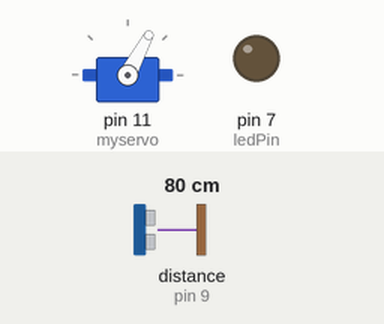
The sketch below on a simulated Arduino Uno, built with avr-gcc and run on an emulated ATmega328P. On the bench: servo, output pins drawn as LEDs (lit = HIGH). Wiring (inferred from the names in the program): ultrasonic range finder: trigger pin 8; echo pin 9. The test bench sets the inputs (shaded band); at power-on: distance to the obstacle (sensor on pin 9) 80 cm. The echo pulse lasts 58.3 µs per cm; pins used as bus, display or sensor lines are not drawn; what the sketch prints to the serial monitor is not drawn.

Above: at 1.2 s.
1.3 s: distance to the obstacle (sensor on pin 9) set to 12 cm
4.3 s: distance to the obstacle (sensor on pin 9) set to 9 cm
At 5.1 s:
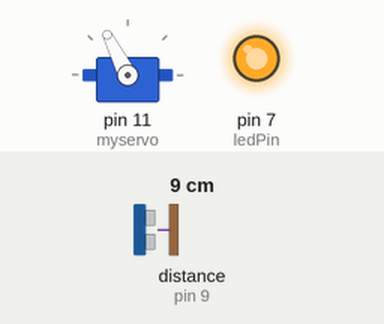
7.3 s: distance to the obstacle (sensor on pin 9) set to 18 cm
At 7.8 s:
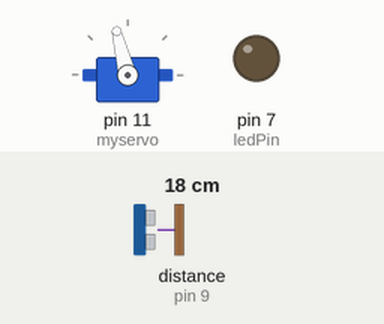
10.3 s: distance to the obstacle (sensor on pin 9) set to 2 cm
At 11.2 s:
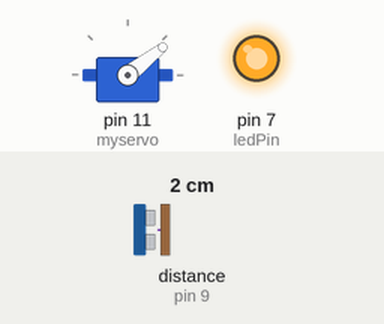
Timing chart, 0 to 14.3 s (numbered marks = the images above; inputs shaded):
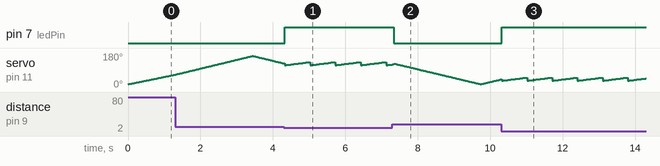

Measured:
- the behaviour switches between 11 and 10 cm on distance to the obstacle (sensor on pin 9) (found by bisection; images 0 and 1)
- after the input at 4.3 s, pin 7 (ledPin): LOW → HIGH at once
- after the input at 7.3 s, pin 7 (ledPin): HIGH → LOW at once
- after the input at 10.3 s, pin 7 (ledPin): LOW → HIGH at once
- by itself, servo on pin 11 (myservo): repeats every 0.70 s: 35° 0.04 s, 36° 0.04 s, 37° 0.04 s, 38° 0.04 s, 39° 0.04 s, 40° 0.04 s, 41° 0.04 s, 42° 0.04 s, 43° 0.04 s, 44° 0.04 s, 45° 0.04 s, 46° 0.04 s, 47° 0.04 s, 48° 0.04 s, 49° 0.04 s, 50° 0.04 s, 34° 0.04 s

The sketch:

radar_arduino.ino
```cpp
#include <Servo.h> // Librería para controlar el "cuello" del radar

#define trigPin 8  // Pin que emite el sonido
#define echoPin 9  // Pin que escucha el rebote
#define ledPin 7   // Pin del LED de alerta física

Servo myservo;     // Creamos el objeto servo

long duration;
int distance;

int servoPos = 15; // Ángulo inicial del servo
int direccion = 1; // 1 = avanza, -1 = retrocede

bool tracking = false;
bool radarActivo = true;

// ---------- SENSOR (Los Ojos) ----------
int calculateDistance()
{
  // Limpiamos el pin por 2 microsegundos
  digitalWrite(trigPin, LOW);
  delayMicroseconds(2);

  // Disparamos un pulso ultrasónico inaudible por 10 microsegundos
  digitalWrite(trigPin, HIGH);
  delayMicroseconds(10);
  digitalWrite(trigPin, LOW);

  // Medimos cuánto tardó en volver el eco
  duration = pulseIn(echoPin, HIGH, 30000);

  if(duration == 0) return -1; // Si no hay rebote, ignoramos

  // Fórmula mágica: tiempo * velocidad del sonido / 2 (ida y vuelta)
  return duration * 0.034 / 2;
}

// ---------- COMANDOS ----------
void leerComando()
{
  // Si la computadora (Processing) nos manda un mensaje...
  if (Serial.available())
  {
    String cmd = Serial.readStringUntil('\n');
    cmd.trim();

    // Podemos detener o arrancar el radar a distancia
    if(cmd == "STOP") radarActivo = false;
    if(cmd == "START") radarActivo = true;
  }
}

// ---------- SCAN (Barrido Normal) ----------
void scanRadar()
{
  myservo.write(servoPos); // Movemos el motor al ángulo actual

  int d = calculateDistance(); // Medimos qué hay al frente
  distance = d;

  // ⭐ FORMATO OBLIGATORIO PARA PROCESSING (El Puente)
  // Mandamos los datos así: "angulo,distancia."
  Serial.print(servoPos);
  Serial.print(",");
  Serial.print(distance);
  Serial.print(".");

  // Si hay un objeto a menos de 10cm, ¡Alerta!
  if(d > 0 && d < 10)
  {
    tracking = true; // Entramos en modo persecución
    digitalWrite(ledPin, HIGH); // Encendemos LED
    return;
  }

  // Movemos el radar un paso
  servoPos += direccion;

  // Si llegamos a los extremos, cambiamos de dirección (efecto parabrisas)
  if(servoPos >= 165 || servoPos <= 15)
    direccion *= -1;

  delay(20); // Pequeña pausa para que el motor llegue a su posición
}

// ---------- TRACKING (Persecución de objeto) ----------
void trackObject()
{
  digitalWrite(ledPin, HIGH); // LED rojo encendido

  // Hacemos un micro-barrido solo en la zona donde detectamos algo
  for(int offset=-8; offset<=8; offset++)
  {
    leerComando();
    if(!radarActivo) return;

    myservo.write(servoPos + offset);

    int d = calculateDistance();
    distance = d;

    // ⭐ SIEMPRE enviar datos al radar (Processing necesita saber)
    Serial.print(servoPos + offset);
    Serial.print(",");
    Serial.print(distance);
    Serial.print(".");

    // Si el objeto se aleja a más de 10cm, volvemos a barrido normal
    if(!(d > 0 && d < 10))
    {
      tracking = false;
      digitalWrite(ledPin, LOW);
      return;
    }

    delay(40);
  }
}

// ---------- SETUP (Configuración inicial) ----------
void setup()
{
  pinMode(trigPin, OUTPUT);
  pinMode(echoPin, INPUT);
  pinMode(ledPin, OUTPUT);

  myservo.attach(11); // Conectamos el servo al pin 11

  Serial.begin(9600); // Abrimos el canal de comunicación USB a 9600 baudios
}

// ---------- LOOP (Ciclo infinito) ----------
void loop()
{
  leerComando();

  if(!radarActivo) return; // Si nos mandaron a parar, no hacemos nada

  // Decidimos qué hacer: perseguir o buscar
  if(tracking)
    trackObject();
  else
    scanRadar();
}
```
